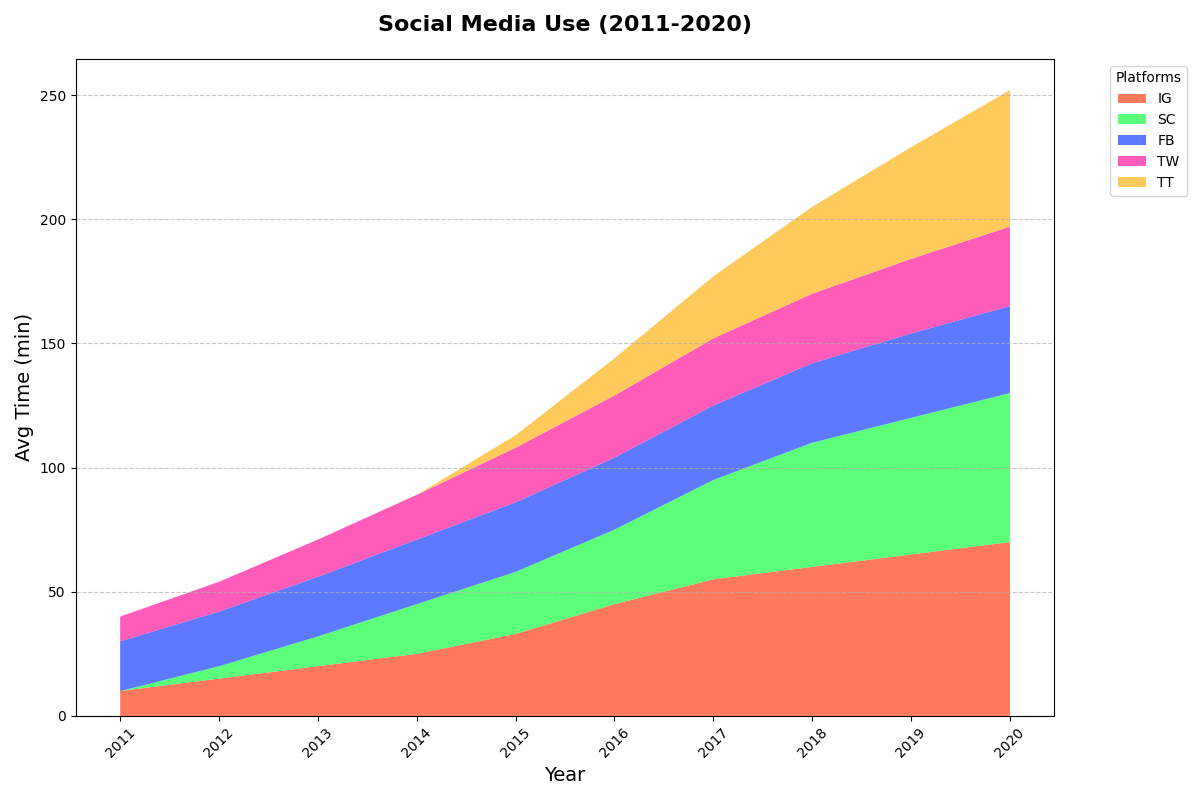

Generate this figure with Python:
import matplotlib.pyplot as plt
import numpy as np

years = np.arange(2011, 2021)

instagram = np.array([10, 15, 20, 25, 33, 45, 55, 60, 65, 70])
snapchat = np.array([0, 5, 12, 20, 25, 30, 40, 50, 55, 60])
facebook = np.array([20, 22, 24, 26, 28, 29, 30, 32, 34, 35])
twitter = np.array([10, 12, 15, 18, 22, 25, 27, 28, 30, 32])
tiktok = np.array([0, 0, 0, 0, 5, 15, 25, 35, 45, 55])

data = np.vstack([instagram, snapchat, facebook, twitter, tiktok])

fig, ax = plt.subplots(figsize=(12, 8))

# Changed color scheme
ax.stackplot(years, data, labels=['IG', 'SC', 'FB', 'TW', 'TT'], 
             colors=['#FF5733', '#33FF57', '#3357FF', '#FF33A8', '#FFBD33'], alpha=0.8)

ax.set_title("Social Media Use (2011-2020)", fontsize=16, fontweight='bold', pad=20)
ax.set_xlabel("Year", fontsize=14)
ax.set_ylabel("Avg Time (min)", fontsize=14)

ax.set_xticks(years)
ax.set_xticklabels(years, rotation=45)

ax.grid(axis='y', linestyle='--', alpha=0.7)
ax.legend(loc='upper left', title='Platforms', fontsize=10, bbox_to_anchor=(1.05, 1))

plt.tight_layout()
plt.show()
